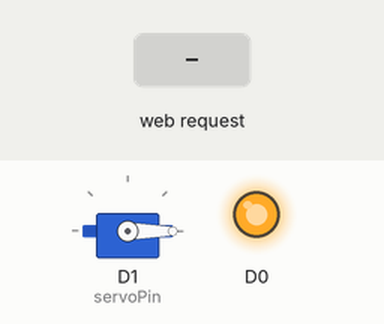
Recording of a sketch running on a simulated ESP8266 (NodeMCU). Parts: servo, output pins drawn as LEDs (lit = HIGH). Inputs (shaded band) come from the test bench. WiFi joins after 1.5 s; servers stay silent unless stated; what the sketch prints to the serial monitor is not drawn.

Above: at 5.2 s.
5.3 s: HTTP request GET /D1/2 received
At 6.1 s:
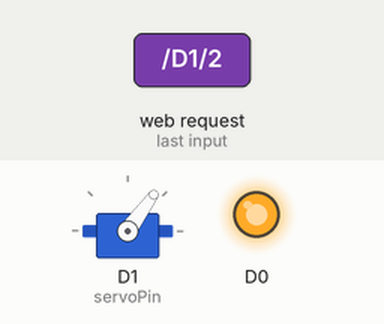
6.8 s: HTTP request GET /D1/3 received
At 7.3 s:
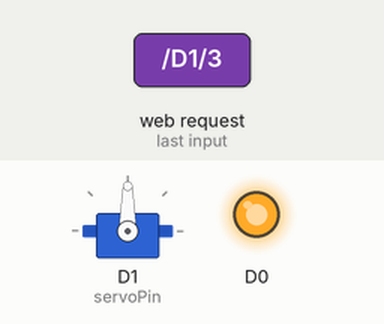
8.3 s: HTTP request GET /D1/4 received
At 9.5 s:
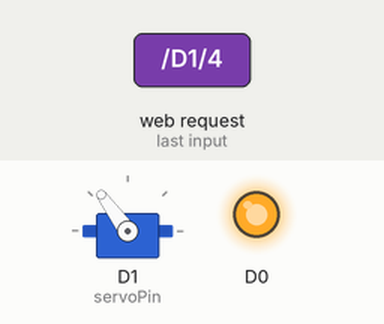
9.8 s: HTTP request GET /D1/5 received
At 10.7 s:
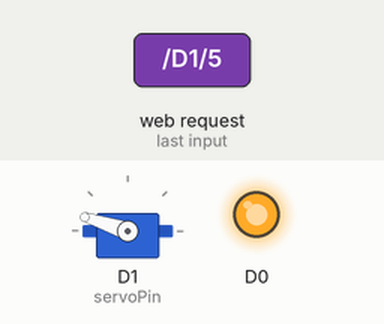
Timing chart, 0 to 12.3 s (numbered marks = the images above; inputs shaded):
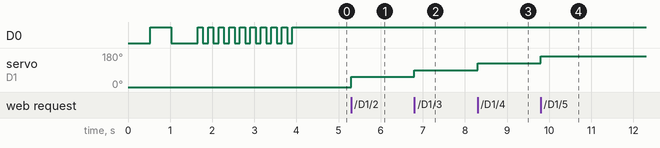

Measured:
- after the input at 5.3 s, servo on D1 (servoPin): 0° → 54° at once
- after the input at 6.8 s, servo on D1 (servoPin): 54° → 90° at once
- after the input at 8.3 s, servo on D1 (servoPin): 90° → 126° at once
- after the input at 9.8 s, servo on D1 (servoPin): 126° → 162° at once

The sketch:

baochay.ino
```cpp
/*
  Chương trình nhỏ này cho thấy việc thực hiện một máy chủ rất nhỏ
  HTTP, để tương tác với mô-đun ESP thông qua WiFi.

  Ta sẽ kết nối module với wifi hiện có rồi từ dó ta sẽ truy cập vào modul qua wifi kết nối. bàng địa chỉ id của nó trong mạng
 
 * Để có thể chuyển đổi đầu ra D1 của nodeMCU, cần phải có
 * để gọi địa chỉ IP của mô-đun theo sau là / gpio / 1 để kích hoạt hoặc
 * / gpio / 0 để tắt
 *
 * Ví dụ: http: // <IP> / gpio / 0
 *
 * Thông tin về trạng thái của mô-đun được gửi trên
 * dòng nối tiếp (115200 bauds)
 *
 * Đèn LED nhấp nháy chậm biểu thị đang kết nối
   vào mạng Wifi của bạn
 * Nhấp nháy nhanh cho biết kết nối được thiết lập (
 * dừng nhấp nháy liên tục)
 *
 * Trang web trả về cho người dùng rất đơn giản,nó sử dụng CSS

 */
#include <ESP8266WiFi.h>
#include <Servo.h>


const char* ssid = "GFD Office Network";
const char* password = "gfd@1352468";

//const String ssid = "Redmi";
//const String password = "1234567899";


Servo myservo;
WiFiServer server(80);


int servoPin = D1;

void setup() {
//  WiFiManager wifiManager;
//  wifiManager.autoConnect("AutoConnectAP","12345678");


// Cài đặt chức năng điều khiển servo cho chân servoPin
  myservo.attach(servoPin);
  myservo.write(0);

  int Led0 = LOW;
// set tốc độ cổng nt serial
  Serial.begin(115200);
  Serial.println();
  delay(10);
  pinMode(D0, OUTPUT);
  digitalWrite(D0, LOW);

  Serial.println();
  Serial.println();
  Serial.println("**************************************");
  Serial.println("* Kiểm tra wifi");
  Serial.println("* Kiểm soát led");
  Serial.println("* URL ( http://<IP>/D0/[0|1]");
  Serial.println("**----------------------------------**");
  Serial.println("**************************************");
  Serial.println();

// Khởi tạo kết nối với mạng Wifi
  Serial.print("[i] Kết nối tới mạng wifi: ");
  Serial.println(ssid);

// kết nối wifi
  WiFi.mode(WIFI_STA);
  WiFi.begin(ssid, password);

// Chờ kết nối hoạt đông
  while (WiFi.status() != WL_CONNECTED) {
    delay(500);
    Serial.print(".");

// wifi connect led nháy nhanh
    if(Led0 == LOW) { Led0 = HIGH; } else { Led0 = LOW; }
    digitalWrite(D0, Led0);
  }

  Serial.println("");
  Serial.println("[+] WiFi connect");

//
  server.begin();
  Serial.println("[+] Server hoạt động");

// led cảnh báo
  for(int i=0; i<10; i++) {
  digitalWrite(D0, LOW);
  delay(125);
  digitalWrite(D0, HIGH);
  delay(125);
  }

  Serial.print("Địa chỉ ip được sử dụng:");
  Serial.println(WiFi.localIP());
}

 void loop() {

// kiểm tra xem máy khách có được kết nối module
  WiFiClient client = server.available();
  if (!client) {
    return;
  }

// Đợi tín hiệu phản hồi
  Serial.println("[i] Đợi tín hiệu");
  while(!client.available()){
    delay(1);
  }

// Đọc dòng đầu tiên chúng ta nhận từ wep với readStringUntil('\r') lấy tới ký tự \r
  String req = client.readStringUntil('\r');
  Serial.print("req:");
  Serial.println(req);
// Xóa phần còn lại khi nhận được( nhiều tốn bộ nhớ ko cần)
  client.flush();

// Phân tích yêu cầu nhận được
  int val;
  if (req.indexOf("/D1/1") != -1) {
    val = 1;
    // vô hiệu hóa D0( chân led D0 có sẵn nối dương nên ta kích 1 thì led tắt)
    myservo.write(val*2*18-18);
  }

  else if (req.indexOf("/D1/2") != -1) {
    val = 2;
    // Bật D0
    myservo.write(val*2*18-18);
  }
  else if (req.indexOf("/D1/3") != -1) {
    val = 3;
    // Bật D0
    myservo.write(val*2*18-18);
  }
  else if (req.indexOf("/D1/4") != -1) {
    val = 4;
    // Bật D0
    myservo.write(val*2*18-18);
  }
  else if (req.indexOf("/D1/5") != -1) {
    val = 5;
    // Bật D0
    myservo.write(val*2*18-18);
  }
  else {
    Serial.println("[-] Yêu cầu không hợp lệ");
  }
  client.flush();

  // Trả lời t
String s = "HTTP/1.1 200 OK\r\nContent-Type: text/html\r\n\r\n<!DOCTYPE HTML>\r\n";
  // Chủ đề có sẵn
  s+= "<html><head><link rel=\"stylesheet\" type=\"text/css\" href=\"http://infoaleze.chez.com/IoT/IoT.css\" media=\"all\"/><meta charset='UTF-8'></head><body>";
  // văn bản :"Cấp 3":"Cấp 4":"Cấp 5"
  s+="<h1>Cấp dự báo cháy rừng: ";
  s += (val==1)?"Cấp 1":(val==2)?"Cấp 2":(val==3)?"Cấp 3":(val==4)?"Cấp 4":"Cấp 5";

  s += "</h1></html>\n";
  // thêm nút chuyển đổi
  s += "<a href=\"../D1/1\" class=\"bouton\"> Cấp 1 </a><a href=\"../D1/2\" class=\"bouton\"> Cấp 2 </a><a href=\"../D1/3\" class=\"bouton\"> Cấp 3 </a><a href=\"../D1/4\" class=\"bouton\"> Cấp 4 </a><a href=\"../D1/5\" class=\"bouton\"> Cấp 5 </a></body></html>";

  // Gửi lại phản hồi
  client.print(s);
  delay(1);
  Serial.println(s);
  Serial.println("[i] Ngắt kết nối");

  // khi ta ròi khỏi hàm thì kết nối sẽ tự hủy

 }
```
